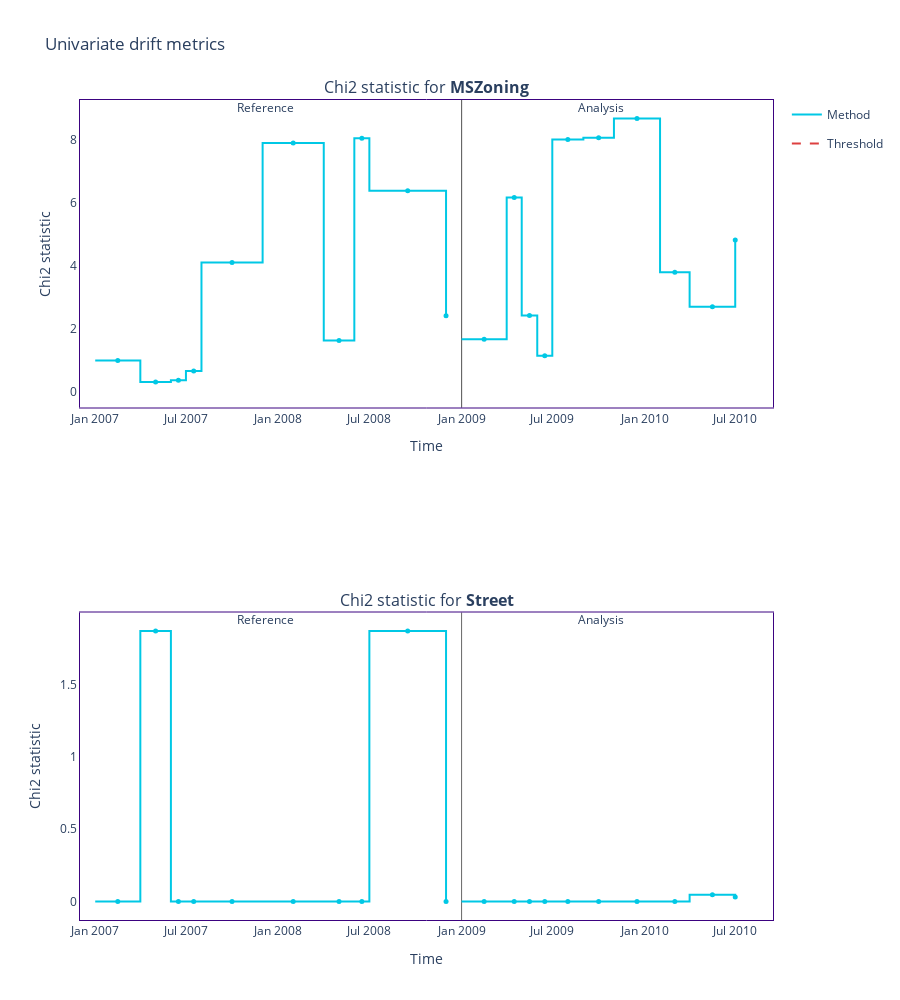

The code cell stored with this chart in its notebook:
### Code cell
figure = results.filter(column_names=results.categorical_column_names, methods=['chi2']).plot(kind='drift')

figure.show()

### Figure 1 — Plotly figure (JSON) as saved in the notebook; plotly's stock layout.template omitted (floating-point values rounded to 4 significant figures)
{"data": [{"hoverinfo": "skip", "legendgroup": "metric_reference", "line": {"color": "#00c8e5", "shape": "hv", "width": 2}, "mode": "lines", "name": "Method", "showlegend": true, "type": "scatter", "x": ["2007-01-01T00:00:00", "2007-04-01T00:00:00", "2007-06-01T00:00:00", "2007-07-01T00:00:00", "2007-08-01T00:00:00", "2007-12-01T00:00:00", "2008-04-01T00:00:00", "2008-06-01T00:00:00", "2008-07-01T00:00:00", "2008-12-01T00:00:00", "2008-12-01T00:00:00"], "xaxis": "x", "y": [1.003, 0.3197, 0.3797, 0.6671, 4.113, 7.903, 1.638, 8.051, 6.387, 2.423, 2.423], "yaxis": "y"}, {"customdata": [["Chi2 statistic for <b>MSZoning</b>", "<b style=\"color:#00c8e5;line-height:60px\">Reference</b>", "", "[0:62]", "From <b>Jan-01-2007</b> to <b>Apr-01-2007</b>", 1.003], ["Chi2 statistic for <b>MSZoning</b>", "<b style=\"color:#00c8e5;line-height:60px\">Reference</b>", "", "[63:125]", "From <b>Apr-01-2007</b> to <b>Jun-01-2007</b>", 0.3197], ["Chi2 statistic for <b>MSZoning</b>", "<b style=\"color:#00c8e5;line-height:60px\">Reference</b>", "", "[126:188]", "From <b>Jun-01-2007</b> to <b>Jul-01-2007</b>", 0.3797], ["Chi2 statistic for <b>MSZoning</b>", "<b style=\"color:#00c8e5;line-height:60px\">Reference</b>", "", "[189:251]", "From <b>Jul-01-2007</b> to <b>Aug-01-2007</b>", 0.6671], ["Chi2 statistic for <b>MSZoning</b>", "<b style=\"color:#00c8e5;line-height:60px\">Reference</b>", "", "[252:314]", "From <b>Aug-01-2007</b> to <b>Dec-01-2007</b>", 4.113], ["Chi2 statistic for <b>MSZoning</b>", "<b style=\"color:#00c8e5;line-height:60px\">Reference</b>", "", "[315:377]", "From <b>Dec-01-2007</b> to <b>Apr-01-2008</b>", 7.903], ["Chi2 statistic for <b>MSZoning</b>", "<b style=\"color:#00c8e5;line-height:60px\">Reference</b>", "", "[378:440]", "From <b>Apr-01-2008</b> to <b>Jun-01-2008</b>", 1.638], ["Chi2 statistic for <b>MSZoning</b>", "<b style=\"color:#00c8e5;line-height:60px\">Reference</b>", "", "[441:503]", "From <b>Jun-01-2008</b> to <b>Jul-01-2008</b>", 8.051], ["Chi2 statistic for <b>MSZoning</b>", "<b style=\"color:#00c8e5;line-height:60px\">Reference</b>", "", "[504:566]", "From <b>Jul-01-2008</b> to <b>Sep-01-2008</b>", 6.387], ["Chi2 statistic for <b>MSZoning</b>", "<b style=\"color:#00c8e5;line-height:60px\">Reference</b>", "", "[630:629]", "From <b>Dec-01-2008</b> to <b>Dec-01-2008</b>", 2.423]], "hovertemplate": "%{customdata[1]} &nbsp; &nbsp; %{customdata[2]} <br />Chunk: <b>%{customdata[3]}</b> &nbsp; &nbsp; %{customdata[4]} <br />%{customdata[0]}: <b>%{customdata[5]}</b><b r /><extra></extra>", "legendgroup": "metric_reference", "marker": {"color": "#00c8e5", "size": 5, "symbol": "circle"}, "mode": "markers", "name": "Method", "showlegend": false, "type": "scatter", "x": ["2007-02-15T00:00:00", "2007-05-01T12:00:00", "2007-06-16T00:00:00", "2007-07-16T12:00:00", "2007-10-01T00:00:00", "2008-01-31T00:00:00", "2008-05-01T12:00:00", "2008-06-16T00:00:00", "2008-09-15T12:00:00", "2008-12-01T00:00:00"], "xaxis": "x", "y": [1.003, 0.3197, 0.3797, 0.6671, 4.113, 7.903, 1.638, 8.051, 6.387, 2.423, 2.423], "yaxis": "y"}, {"hoverinfo": "skip", "legendgroup": "metric_analysis", "line": {"color": "#00c8e5", "shape": "hv", "width": 2}, "mode": "lines", "name": "Method", "showlegend": false, "type": "scatter", "x": ["2009-01-01T00:00:00", "2009-04-01T00:00:00", "2009-05-01T00:00:00", "2009-06-01T00:00:00", "2009-07-01T00:00:00", "2009-09-01T00:00:00", "2009-11-01T00:00:00", "2010-02-01T00:00:00", "2010-04-01T00:00:00", "2010-07-01T00:00:00", "2010-07-01T00:00:00"], "xaxis": "x", "y": [1.678, 6.174, 2.429, 1.155, 8.012, 8.07, 8.68, 3.805, 2.711, 4.825, 4.825], "yaxis": "y"}, {"customdata": [["Chi2 statistic for <b>MSZoning</b>", "<b style=\"color:#00c8e5;line-height:60px\">Analysis</b>", "", "[0:50]", "From <b>Jan-01-2009</b> to <b>Apr-01-2009</b>", 1.678], ["Chi2 statistic for <b>MSZoning</b>", "<b style=\"color:#00c8e5;line-height:60px\">Analysis</b>", "", "[51:101]", "From <b>Apr-01-2009</b> to <b>May-01-2009</b>", 6.173], ["Chi2 statistic for <b>MSZoning</b>", "<b style=\"color:#00c8e5;line-height:60px\">Analysis</b>", "", "[102:152]", "From <b>May-01-2009</b> to <b>Jun-01-2009</b>", 2.429], ["Chi2 statistic for <b>MSZoning</b>", "<b style=\"color:#00c8e5;line-height:60px\">Analysis</b>", "", "[153:203]", "From <b>Jun-01-2009</b> to <b>Jul-01-2009</b>", 1.155], ["Chi2 statistic for <b>MSZoning</b>", "<b style=\"color:#00c8e5;line-height:60px\">Analysis</b>", "", "[204:254]", "From <b>Jul-01-2009</b> to <b>Sep-01-2009</b>", 8.012], ["Chi2 statistic for <b>MSZoning</b>", "<b style=\"color:#00c8e5;line-height:60px\">Analysis</b>", "", "[255:305]", "From <b>Sep-01-2009</b> to <b>Nov-01-2009</b>", 8.07], ["Chi2 statistic for <b>MSZoning</b>", "<b style=\"color:#00c8e5;line-height:60px\">Analysis</b>", "", "[306:356]", "From <b>Nov-01-2009</b> to <b>Feb-01-2010</b>", 8.68], ["Chi2 statistic for <b>MSZoning</b>", "<b style=\"color:#00c8e5;line-height:60px\">Analysis</b>", "", "[357:407]", "From <b>Feb-01-2010</b> to <b>Apr-01-2010</b>", 3.805], ["Chi2 statistic for <b>MSZoning</b>", "<b style=\"color:#00c8e5;line-height:60px\">Analysis</b>", "", "[408:458]", "From <b>Apr-01-2010</b> to <b>May-01-2010</b>", 2.711], ["Chi2 statistic for <b>MSZoning</b>", "<b style=\"color:#00c8e5;line-height:60px\">Analysis</b>", "", "[510:509]", "From <b>Jul-01-2010</b> to <b>Jul-01-2010</b>", 4.825]], "hovertemplate": "%{customdata[1]} &nbsp; &nbsp; %{customdata[2]} <br />Chunk: <b>%{customdata[3]}</b> &nbsp; &nbsp; %{customdata[4]} <br />%{customdata[0]}: <b>%{customdata[5]}</b><b r /><extra></extra>", "legendgroup": "metric_analysis", "marker": {"color": "#00c8e5", "size": 5, "symbol": "circle"}, "mode": "markers", "name": "Method", "showlegend": false, "type": "scatter", "x": ["2009-02-15T00:00:00", "2009-04-16T00:00:00", "2009-05-16T12:00:00", "2009-06-16T00:00:00", "2009-08-01T00:00:00", "2009-10-01T12:00:00", "2009-12-17T00:00:00", "2010-03-02T12:00:00", "2010-05-16T12:00:00", "2010-07-01T00:00:00"], "xaxis": "x", "y": [1.678, 6.174, 2.429, 1.155, 8.012, 8.07, 8.68, 3.805, 2.711, 4.825, 4.825], "yaxis": "y"}, {"hoverinfo": "skip", "legendgroup": "alert", "marker": {"color": "#DD4040", "size": 8, "symbol": "diamond"}, "mode": "markers", "name": "Alert", "showlegend": true, "type": "scatter", "x": [], "xaxis": "x", "y": [], "yaxis": "y"}, {"hoverinfo": "skip", "legendgroup": "thresh", "line": {"color": "#DD4040", "dash": "dash", "width": 2}, "mode": "lines", "name": "Threshold", "showlegend": true, "type": "scatter", "x": ["2007-01-01T00:00:00", "2007-04-01T00:00:00", "2007-06-01T00:00:00", "2007-07-01T00:00:00", "2007-08-01T00:00:00", "2007-12-01T00:00:00", "2008-04-01T00:00:00", "2008-06-01T00:00:00", "2008-07-01T00:00:00", "2008-12-01T00:00:00", "2008-12-01T00:00:00"], "xaxis": "x", "y": [1, null, null, null, null, null, null, null, null, null, null], "yaxis": "y"}, {"hoverinfo": "skip", "legendgroup": "thresh", "line": {"color": "#DD4040", "dash": "dash", "width": 2}, "mode": "lines", "name": "Threshold", "showlegend": false, "type": "scatter", "x": ["2007-01-01T00:00:00", "2007-04-01T00:00:00", "2007-06-01T00:00:00", "2007-07-01T00:00:00", "2007-08-01T00:00:00", "2007-12-01T00:00:00", "2008-04-01T00:00:00", "2008-06-01T00:00:00", "2008-07-01T00:00:00", "2008-12-01T00:00:00", "2008-12-01T00:00:00"], "xaxis": "x", "y": [0, null, null, null, null, null, null, null, null, null, null], "yaxis": "y"}, {"hoverinfo": "skip", "legendgroup": "metric_reference", "line": {"color": "#00c8e5", "shape": "hv", "width": 2}, "mode": "lines", "name": "Method", "showlegend": false, "type": "scatter", "x": ["2007-01-01T00:00:00", "2007-04-01T00:00:00", "2007-06-01T00:00:00", "2007-07-01T00:00:00", "2007-08-01T00:00:00", "2007-12-01T00:00:00", "2008-04-01T00:00:00", "2008-06-01T00:00:00", "2008-07-01T00:00:00", "2008-12-01T00:00:00", "2008-12-01T00:00:00"], "xaxis": "x2", "y": [0, 1.87, 0, 0, 0, 0, 0, 0, 1.87, 0, 0], "yaxis": "y2"}, {"customdata": [["Chi2 statistic for <b>Street</b>", "<b style=\"color:#00c8e5;line-height:60px\">Reference</b>", "", "[0:62]", "From <b>Jan-01-2007</b> to <b>Apr-01-2007</b>", 0], ["Chi2 statistic for <b>Street</b>", "<b style=\"color:#00c8e5;line-height:60px\">Reference</b>", "", "[63:125]", "From <b>Apr-01-2007</b> to <b>Jun-01-2007</b>", 1.87], ["Chi2 statistic for <b>Street</b>", "<b style=\"color:#00c8e5;line-height:60px\">Reference</b>", "", "[126:188]", "From <b>Jun-01-2007</b> to <b>Jul-01-2007</b>", 0], ["Chi2 statistic for <b>Street</b>", "<b style=\"color:#00c8e5;line-height:60px\">Reference</b>", "", "[189:251]", "From <b>Jul-01-2007</b> to <b>Aug-01-2007</b>", 0], ["Chi2 statistic for <b>Street</b>", "<b style=\"color:#00c8e5;line-height:60px\">Reference</b>", "", "[252:314]", "From <b>Aug-01-2007</b> to <b>Dec-01-2007</b>", 0], ["Chi2 statistic for <b>Street</b>", "<b style=\"color:#00c8e5;line-height:60px\">Reference</b>", "", "[315:377]", "From <b>Dec-01-2007</b> to <b>Apr-01-2008</b>", 0], ["Chi2 statistic for <b>Street</b>", "<b style=\"color:#00c8e5;line-height:60px\">Reference</b>", "", "[378:440]", "From <b>Apr-01-2008</b> to <b>Jun-01-2008</b>", 0], ["Chi2 statistic for <b>Street</b>", "<b style=\"color:#00c8e5;line-height:60px\">Reference</b>", "", "[441:503]", "From <b>Jun-01-2008</b> to <b>Jul-01-2008</b>", 0], ["Chi2 statistic for <b>Street</b>", "<b style=\"color:#00c8e5;line-height:60px\">Reference</b>", "", "[504:566]", "From <b>Jul-01-2008</b> to <b>Sep-01-2008</b>", 1.87], ["Chi2 statistic for <b>Street</b>", "<b style=\"color:#00c8e5;line-height:60px\">Reference</b>", "", "[630:629]", "From <b>Dec-01-2008</b> to <b>Dec-01-2008</b>", 0]], "hovertemplate": "%{customdata[1]} &nbsp; &nbsp; %{customdata[2]} <br />Chunk: <b>%{customdata[3]}</b> &nbsp; &nbsp; %{customdata[4]} <br />%{customdata[0]}: <b>%{customdata[5]}</b><b r /><extra></extra>", "legendgroup": "metric_reference", "marker": {"color": "#00c8e5", "size": 5, "symbol": "circle"}, "mode": "markers", "name": "Method", "showlegend": false, "type": "scatter", "x": ["2007-02-15T00:00:00", "2007-05-01T12:00:00", "2007-06-16T00:00:00", "2007-07-16T12:00:00", "2007-10-01T00:00:00", "2008-01-31T00:00:00", "2008-05-01T12:00:00", "2008-06-16T00:00:00", "2008-09-15T12:00:00", "2008-12-01T00:00:00"], "xaxis": "x2", "y": [0, 1.87, 0, 0, 0, 0, 0, 0, 1.87, 0, 0], "yaxis": "y2"}, {"hoverinfo": "skip", "legendgroup": "metric_analysis", "line": {"color": "#00c8e5", "shape": "hv", "width": 2}, "mode": "lines", "name": "Method", "showlegend": false, "type": "scatter", "x": ["2009-01-01T00:00:00", "2009-04-01T00:00:00", "2009-05-01T00:00:00", "2009-06-01T00:00:00", "2009-07-01T00:00:00", "2009-09-01T00:00:00", "2009-11-01T00:00:00", "2010-02-01T00:00:00", "2010-04-01T00:00:00", "2010-07-01T00:00:00", "2010-07-01T00:00:00"], "xaxis": "x2", "y": [0, 0, 0, 0, 0, 0, 0, 0, 0.04724, 0.03184, 0.03184], "yaxis": "y2"}, {"customdata": [["Chi2 statistic for <b>Street</b>", "<b style=\"color:#00c8e5;line-height:60px\">Analysis</b>", "", "[0:50]", "From <b>Jan-01-2009</b> to <b>Apr-01-2009</b>", 0], ["Chi2 statistic for <b>Street</b>", "<b style=\"color:#00c8e5;line-height:60px\">Analysis</b>", "", "[51:101]", "From <b>Apr-01-2009</b> to <b>May-01-2009</b>", 0], ["Chi2 statistic for <b>Street</b>", "<b style=\"color:#00c8e5;line-height:60px\">Analysis</b>", "", "[102:152]", "From <b>May-01-2009</b> to <b>Jun-01-2009</b>", 0], ["Chi2 statistic for <b>Street</b>", "<b style=\"color:#00c8e5;line-height:60px\">Analysis</b>", "", "[153:203]", "From <b>Jun-01-2009</b> to <b>Jul-01-2009</b>", 0], ["Chi2 statistic for <b>Street</b>", "<b style=\"color:#00c8e5;line-height:60px\">Analysis</b>", "", "[204:254]", "From <b>Jul-01-2009</b> to <b>Sep-01-2009</b>", 0], ["Chi2 statistic for <b>Street</b>", "<b style=\"color:#00c8e5;line-height:60px\">Analysis</b>", "", "[255:305]", "From <b>Sep-01-2009</b> to <b>Nov-01-2009</b>", 0], ["Chi2 statistic for <b>Street</b>", "<b style=\"color:#00c8e5;line-height:60px\">Analysis</b>", "", "[306:356]", "From <b>Nov-01-2009</b> to <b>Feb-01-2010</b>", 0], ["Chi2 statistic for <b>Street</b>", "<b style=\"color:#00c8e5;line-height:60px\">Analysis</b>", "", "[357:407]", "From <b>Feb-01-2010</b> to <b>Apr-01-2010</b>", 0], ["Chi2 statistic for <b>Street</b>", "<b style=\"color:#00c8e5;line-height:60px\">Analysis</b>", "", "[408:458]", "From <b>Apr-01-2010</b> to <b>May-01-2010</b>", 0.0472], ["Chi2 statistic for <b>Street</b>", "<b style=\"color:#00c8e5;line-height:60px\">Analysis</b>", "", "[510:509]", "From <b>Jul-01-2010</b> to <b>Jul-01-2010</b>", 0.0318]], "hovertemplate": "%{customdata[1]} &nbsp; &nbsp; %{customdata[2]} <br />Chunk: <b>%{customdata[3]}</b> &nbsp; &nbsp; %{customdata[4]} <br />%{customdata[0]}: <b>%{customdata[5]}</b><b r /><extra></extra>", "legendgroup": "metric_analysis", "marker": {"color": "#00c8e5", "size": 5, "symbol": "circle"}, "mode": "markers", "name": "Method", "showlegend": false, "type": "scatter", "x": ["2009-02-15T00:00:00", "2009-04-16T00:00:00", "2009-05-16T12:00:00", "2009-06-16T00:00:00", "2009-08-01T00:00:00", "2009-10-01T12:00:00", "2009-12-17T00:00:00", "2010-03-02T12:00:00", "2010-05-16T12:00:00", "2010-07-01T00:00:00"], "xaxis": "x2", "y": [0, 0, 0, 0, 0, 0, 0, 0, 0.04724, 0.03184, 0.03184], "yaxis": "y2"}, {"hoverinfo": "skip", "legendgroup": "alert", "marker": {"color": "#DD4040", "size": 8, "symbol": "diamond"}, "mode": "markers", "name": "Alert", "showlegend": false, "type": "scatter", "x": [], "xaxis": "x2", "y": [], "yaxis": "y2"}, {"hoverinfo": "skip", "legendgroup": "thresh", "line": {"color": "#DD4040", "dash": "dash", "width": 2}, "mode": "lines", "name": "Threshold", "showlegend": false, "type": "scatter", "x": ["2007-01-01T00:00:00", "2007-04-01T00:00:00", "2007-06-01T00:00:00", "2007-07-01T00:00:00", "2007-08-01T00:00:00", "2007-12-01T00:00:00", "2008-04-01T00:00:00", "2008-06-01T00:00:00", "2008-07-01T00:00:00", "2008-12-01T00:00:00", "2008-12-01T00:00:00"], "xaxis": "x2", "y": [1, null, null, null, null, null, null, null, null, null, null], "yaxis": "y2"}, {"hoverinfo": "skip", "legendgroup": "thresh", "line": {"color": "#DD4040", "dash": "dash", "width": 2}, "mode": "lines", "name": "Threshold", "showlegend": false, "type": "scatter", "x": ["2007-01-01T00:00:00", "2007-04-01T00:00:00", "2007-06-01T00:00:00", "2007-07-01T00:00:00", "2007-08-01T00:00:00", "2007-12-01T00:00:00", "2008-04-01T00:00:00", "2008-06-01T00:00:00", "2008-07-01T00:00:00", "2008-12-01T00:00:00", "2008-12-01T00:00:00"], "xaxis": "x2", "y": [0, null, null, null, null, null, null, null, null, null, null], "yaxis": "y2"}], "layout": {"annotations": [{"font": {"size": 16}, "showarrow": false, "text": "Chi2 statistic for <b>MSZoning</b>", "x": 0.5, "xanchor": "center", "xref": "paper", "y": 1, "yanchor": "bottom", "yref": "paper"}, {"font": {"size": 16}, "showarrow": false, "text": "Chi2 statistic for <b>Street</b>", "x": 0.5, "xanchor": "center", "xref": "paper", "y": 0.375, "yanchor": "bottom", "yref": "paper"}, {"showarrow": false, "text": "Reference", "x": "2007-11-15T19:12:00", "xref": "x", "xshift": 10, "y": 1.01, "yref": "y domain"}, {"showarrow": false, "text": "Analysis", "x": "2009-09-06T14:24:00", "xref": "x", "xshift": 15, "y": 1.01, "yref": "y domain"}, {"showarrow": false, "text": "Reference", "x": "2007-11-15T19:12:00", "xref": "x2", "xshift": 10, "y": 1.01, "yref": "y2 domain"}, {"showarrow": false, "text": "Analysis", "x": "2009-09-06T14:24:00", "xref": "x2", "xshift": 15, "y": 1.01, "yref": "y2 domain"}], "height": 1000, "hoverlabel": {"bgcolor": "white", "font": {"size": 14}}, "legend": {"itemclick": false, "itemdoubleclick": false, "traceorder": "grouped"}, "paper_bgcolor": "rgba(255,255,255,1)", "plot_bgcolor": "rgba(255,255,255,1)", "shapes": [{"layer": "below", "line": {"color": "#666666", "width": 1}, "type": "line", "x0": "2009-01-01T00:00:00", "x1": "2009-01-01T00:00:00", "xref": "x", "y0": 0, "y1": 1, "yref": "y domain"}, {"layer": "below", "line": {"color": "#666666", "width": 1}, "type": "line", "x0": "2009-01-01T00:00:00", "x1": "2009-01-01T00:00:00", "xref": "x", "y0": 0, "y1": 1, "yref": "y domain"}, {"layer": "below", "line": {"color": "#666666", "width": 1}, "type": "line", "x0": "2009-01-01T00:00:00", "x1": "2009-01-01T00:00:00", "xref": "x2", "y0": 0, "y1": 1, "yref": "y2 domain"}], "title": {"text": "Univariate drift metrics"}, "xaxis": {"anchor": "y", "domain": [0, 1], "linecolor": "#3b0280", "matches": "x", "mirror": true, "showgrid": false, "title": {"text": "Time"}, "zeroline": false}, "xaxis2": {"anchor": "y2", "domain": [0, 1], "linecolor": "#3b0280", "matches": "x", "mirror": true, "showgrid": false, "title": {"text": "Time"}, "zeroline": false}, "yaxis": {"anchor": "x", "domain": [0.625, 1], "linecolor": "#3b0280", "mirror": true, "showgrid": false, "title": {"text": "Chi2 statistic"}, "zeroline": false}, "yaxis2": {"anchor": "x2", "domain": [0, 0.375], "linecolor": "#3b0280", "mirror": true, "showgrid": false, "title": {"text": "Chi2 statistic"}, "zeroline": false}}}
